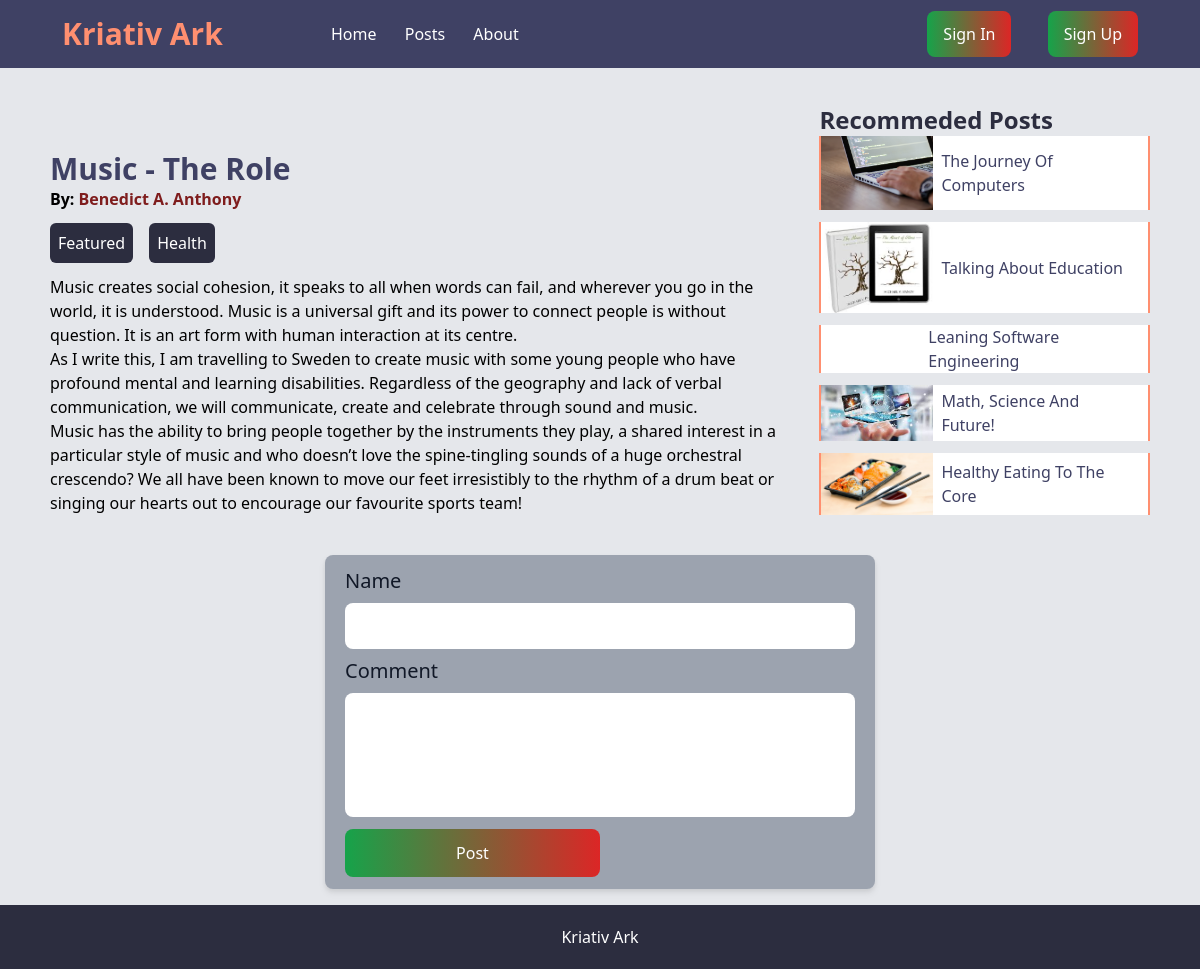
The page /detail/music-the-role on the database its author committed.
### posts/models.py (models this page shows, shortened)
class Post(models.Model):
    author = models.ForeignKey(User, on_delete=models.CASCADE, related_name="post")
    title = models.CharField(max_length=50)
    excert = models.CharField(max_length=100)
    text = models.TextField()
    date = models.DateField(auto_now_add=True)
    slug = models.SlugField(max_length=255, db_index=True)
    image = models.ImageField(upload_to="images", null=True, blank=True)
    tag = models.ManyToManyField(Tag, blank=True)

class Tag(models.Model):
    caption = models.CharField(max_length=20, blank=True, null=True)
    type = models.CharField(max_length=20, blank=True, null=True)

### users/models.py (models this page shows, shortened)
class Profile(models.Model):
    user = models.OneToOneField(User, on_delete=models.CASCADE)
    first_name = models.CharField(max_length=100)
    last_name = models.CharField(max_length=100)
    contact = models.CharField(max_length=15, blank=True, null=True)
    bio = models.TextField(max_length=300)
    image = models.ImageField(upload_to="profile/images", blank=True, null=True)
    slug = models.SlugField(max_length=255, db_index=True)
    def __str__(self) -> str:
        return f"{self.first_name} {self.last_name}"

### posts/views.py (the view, shortened to what this page needs)
# urls.py: path("detail/<slug:slug>",  views.detail, name="detail")
def detail(request, slug):
    form = CommentForm()
    try:
        post = Post.objects.get(slug=slug)
    except:
        raise Http404()
    post_tags  = post.tag.all()
    related_posts = Post.objects.filter(tag__in=post_tags).exclude(slug=slug)
    comments = post.comments_set.all().order_by("-id")
    context ={
        "post":post,
        "post_tags":post_tags,
        "related_posts":related_posts,
        "comments":comments,
        "has_comment":comments.count() > 0,
        "form":form
    }
    return render(request, "posts/detail.html", context)

### posts/forms.py
class CommentForm(forms.ModelForm):
    class Meta:
        model = Comments
        fields = ["name", "comment"]

### posts/templates/posts/detail.html (shortened to what this page needs)
{% extends 'base.html' %}
{% load static %}
{% block content %}
{% include 'navbar.html' %}
<section class="container mx-auto mt-5 flex flex-col justify-between items-end md:flex-row">
    <main class="flex flex-col w-full md:w-3/4 spaxe-y-4">
        <div class="p-3 md:p-0 md:py-2">
            <header class="flex  flex-col justify-center md:items-start">
                <h3 class="text-3xl text-VeryDarkDesaturatedBlue font-bold">{{post.title |title}}</h3>
                <h3 class="text-md font-bold">By: <a class="text-red-900 " href=" {% url 'profile' post.author.profile.slug%} ">{{post.author.profile}}</a> </h3>
                <div class="flex space-x-4 py-3">
                    {% for post_tag in post_tags  %}
                        <span class="text-md text-white bg-VeryDarkGrayBlue p-2 rounded-md">{{post_tag.caption |title}}</span>
                    {% endfor %}
                </div>
            </header>
            <p class="md:text-xl" > {{post.text | linebreaks}} </p>
        </div>
    </main>
    <aside class="pl-0 mt-4 mb-2 h-full w-full md:w-96 md:pl-5">
        <h2 class="text-2xl  text-VeryDarkGrayBlue font-bold ">Recommeded Posts</h2>
      <ul class="flex flex-col space-y-3">
        {% for related_post in related_posts  %}
        <li class="flex items-center bg-white w-full pr-3 border-VeryLightRed border-x-2">
            {% if related_post.image.url%}
            <img class="w-28" src="{{related_post.image.url}}" alt="">
            {% else %}
            <p>{{related_post.title |title}}</p>
            {% endif %}
            <a href=" {% url 'detail' related_post.slug %} " class="px-2 text-VeryDarkDesaturatedBlue">{{related_post.title |title}}</a>
        </li>
        {% endfor %}
      </ul>
    </aside>
</section>
<section class="container mx-auto mt-8">
    <div class="flex flex-col justify-between items-center my-4">
        <form action="" method="POST" enctype="multipart/form-data" class="bg-gray-400 py-3 px-5 rounded-lg drop-shadow-md w-full md:w-1/2">
            <div class="flex flex-col input">
                <label for="title" class="text-gray-900 text-xl pb-2">Name</label>
                {{form.name}}
            </div>
            <div class="flex flex-col input comment mt-2">
                <label for="title" class="text-xl text-gray-900 pb-2">Comment</label>
              {{form.comment}}
            </div>
            <input type="submit" value="Post" class="w-1/2 py-3 px-4 bg-gradient-to-r from-green-600 to-red-600 hover:from-red-600 hover:to-green-400 text-white rounded-lg hover:bg-green-800 text-white rounded-lg  mt-3 text-center text-1xl">
        </form>
    </div>
</section>
{% endblock content %}

### rows shown on the page
Post: title "Music - The Role", author.profile "Benedict A. Anthony", text "Music creates social cohesion, it speaks to all when words can fail, and wherever you go in the world, it is understood. Music is a universal gift and its power to connect people is without question. It is an art form with human interaction at its centre. As I write this, I am travelling to Sweden to create music with some young people who have profound mental and learning disabilities. Regardless of the geography and lack of verbal communication, we will communicate, create and celebrate through sound and music. Music has the ability to bring people together by the instruments they play, a shared interest in a particular style of music and who doesn’t love the spine-tingling sounds of a…"
Tag: caption "Featured"
Tag: caption "Health"
Post: image (picture), title "The Journey Of Computers"
Post: image (picture), title "Talking About Education"
Post: title "Leaning Software Engineering"
Post: image (picture), title "Math, Science And Future!"
Post: image (picture), title "Healthy Eating To The Core"
